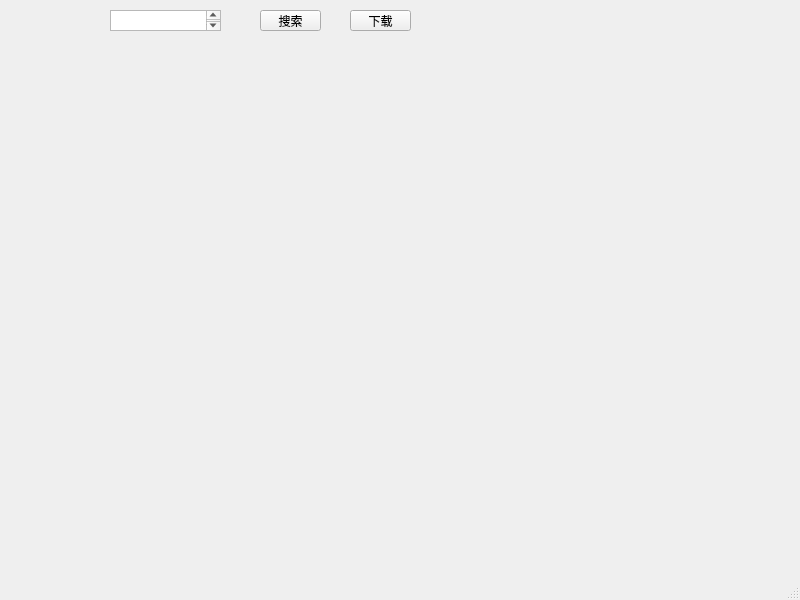
<?xml version="1.0" encoding="UTF-8"?>
<ui version="4.0">
 <class>MainWindow</class>
 <widget class="QMainWindow" name="MainWindow">
  <property name="geometry">
   <rect>
    <x>0</x>
    <y>0</y>
    <width>800</width>
    <height>600</height>
   </rect>
  </property>
  <property name="windowTitle">
   <string>MainWindow</string>
  </property>
  <widget class="QWidget" name="centralwidget">
   <widget class="QPushButton" name="pushButton">
    <property name="geometry">
     <rect>
      <x>260</x>
      <y>10</y>
      <width>61</width>
      <height>21</height>
     </rect>
    </property>
    <property name="text">
     <string>搜索</string>
    </property>
   </widget>
   <widget class="QPlainTextEdit" name="plainTextEdit">
    <property name="geometry">
     <rect>
      <x>110</x>
      <y>10</y>
      <width>111</width>
      <height>21</height>
     </rect>
    </property>
   </widget>
   <widget class="QPushButton" name="pushButton_2">
    <property name="geometry">
     <rect>
      <x>350</x>
      <y>10</y>
      <width>61</width>
      <height>21</height>
     </rect>
    </property>
    <property name="text">
     <string>下载</string>
    </property>
   </widget>
  </widget>
  <widget class="QMenuBar" name="menubar">
   <property name="geometry">
    <rect>
     <x>0</x>
     <y>0</y>
     <width>800</width>
     <height>18</height>
    </rect>
   </property>
  </widget>
  <widget class="QStatusBar" name="statusbar"/>
 </widget>
 <resources/>
 <connections/>
</ui>
